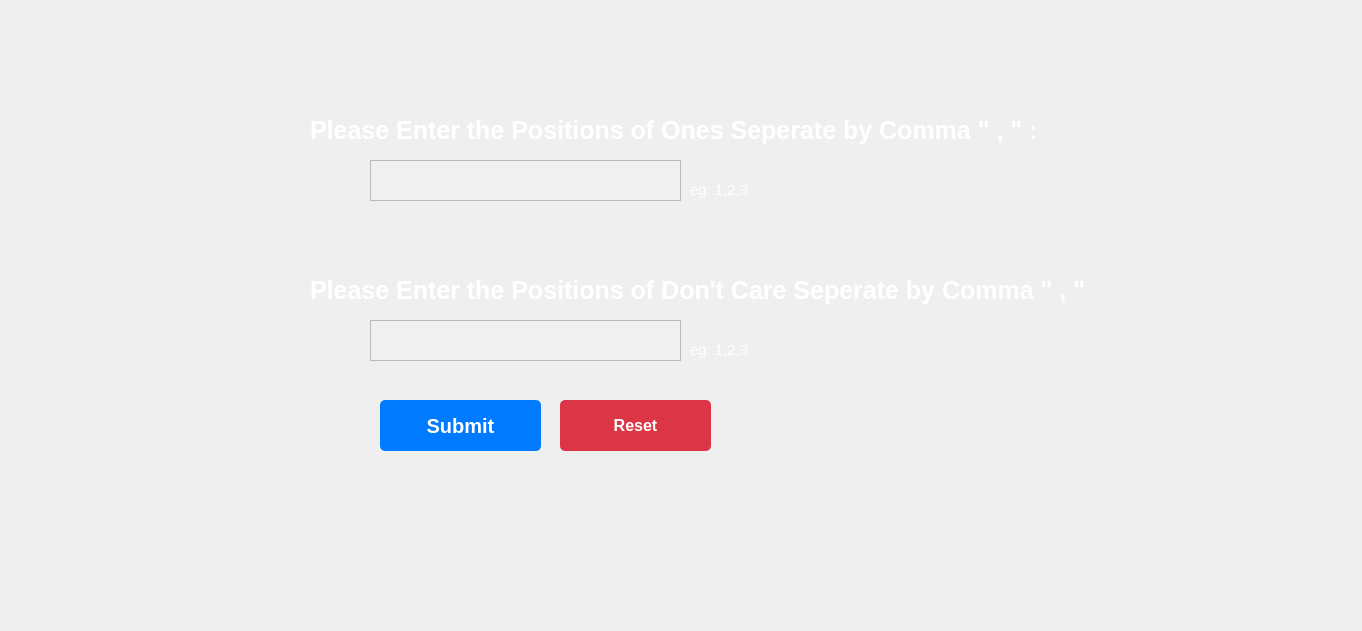
<?xml version="1.0" encoding="UTF-8"?>
<ui version="4.0">
 <class>secondwin</class>
 <widget class="QDialog" name="secondwin">
  <property name="geometry">
   <rect>
    <x>0</x>
    <y>0</y>
    <width>1362</width>
    <height>631</height>
   </rect>
  </property>
  <property name="mouseTracking">
   <bool>false</bool>
  </property>
  <property name="windowTitle">
   <string>Dialog</string>
  </property>
  <property name="styleSheet">
   <string notr="true"/>
  </property>
  <widget class="QLabel" name="label_pic">
   <property name="geometry">
    <rect>
     <x>-70</x>
     <y>0</y>
     <width>1500</width>
     <height>631</height>
    </rect>
   </property>
   <property name="styleSheet">
    <string notr="true">background-image: url(:/img/Img/secwin.png);</string>
   </property>
   <property name="text">
    <string/>
   </property>
  </widget>
  <widget class="QPushButton" name="submit">
   <property name="geometry">
    <rect>
     <x>380</x>
     <y>400</y>
     <width>161</width>
     <height>51</height>
    </rect>
   </property>
   <property name="styleSheet">
    <string notr="true">QPushButton {
    background-color: #007bff; /* Set the background color */
    color: #ffffff; /* Set text color */
    border: none; /* Remove border */
    padding: 10px 20px; /* Add padding */
    border-radius: 5px; /* Add border radius */
    font-size: 20px; /* Set font size */
 font-weight: bold; 
}

QPushButton:hover {
    background-color: #0056b3; /* Change background color on hover */
    cursor: pointer; /* Show pointer cursor on hover */
}

QPushButton:pressed {
    background-color: #004080; /* Darken background color on press */
}
</string>
   </property>
   <property name="text">
    <string>Submit</string>
   </property>
  </widget>
  <widget class="QPushButton" name="Reset">
   <property name="geometry">
    <rect>
     <x>560</x>
     <y>400</y>
     <width>151</width>
     <height>51</height>
    </rect>
   </property>
   <property name="styleSheet">
    <string notr="true">background-color: #dc3545; /* Set the background color to red */
    color: #ffffff; /* Set text color to white */
    border: none; /* Remove border */
    padding: 10px 20px; /* Add padding */
    border-radius: 5px; /* Add border radius */
    font-size: 16px; /* Set font size */
    font-weight: bold; /* Make font bold */
</string>
   </property>
   <property name="text">
    <string>Reset</string>
   </property>
  </widget>
  <widget class="QLabel" name="label_ones">
   <property name="geometry">
    <rect>
     <x>310</x>
     <y>100</y>
     <width>731</width>
     <height>61</height>
    </rect>
   </property>
   <property name="styleSheet">
    <string notr="true"> 
color: rgb(255, 255, 255);
    font-size: 25px; /* Set font size */
    font-weight: bold; /* Set font weight */</string>
   </property>
   <property name="text">
    <string>Please Enter the Positions of Ones Seperate by Comma &quot; , &quot; :</string>
   </property>
  </widget>
  <widget class="QLabel" name="label_dont">
   <property name="geometry">
    <rect>
     <x>310</x>
     <y>270</y>
     <width>781</width>
     <height>41</height>
    </rect>
   </property>
   <property name="styleSheet">
    <string notr="true">color: rgb(255, 255, 255);
    font-size: 25px; /* Set font size */
    font-weight: bold; /* Set font weight */</string>
   </property>
   <property name="text">
    <string>Please Enter the Positions of Don't Care Seperate by Comma &quot; , &quot; :</string>
   </property>
  </widget>
  <widget class="QLabel" name="exampleo">
   <property name="geometry">
    <rect>
     <x>690</x>
     <y>340</y>
     <width>63</width>
     <height>20</height>
    </rect>
   </property>
   <property name="styleSheet">
    <string notr="true">color: rgb(255, 255, 255);
 font-size: 15px; /* Set font size */</string>
   </property>
   <property name="text">
    <string>eg: 1,2,3</string>
   </property>
  </widget>
  <widget class="QLabel" name="exampleo_2">
   <property name="geometry">
    <rect>
     <x>690</x>
     <y>180</y>
     <width>63</width>
     <height>20</height>
    </rect>
   </property>
   <property name="styleSheet">
    <string notr="true">color: rgb(255, 255, 255);
 font-size: 15px; /* Set font size */</string>
   </property>
   <property name="text">
    <string>eg: 1,2,3</string>
   </property>
  </widget>
  <widget class="QTextEdit" name="textones">
   <property name="geometry">
    <rect>
     <x>370</x>
     <y>160</y>
     <width>311</width>
     <height>41</height>
    </rect>
   </property>
   <property name="styleSheet">
    <string notr="true">background-color: #f0f0f0;</string>
   </property>
   <property name="html">
    <string>&lt;!DOCTYPE HTML PUBLIC &quot;-//W3C//DTD HTML 4.0//EN&quot; &quot;http://www.w3.org/TR/REC-html40/strict.dtd&quot;&gt;
&lt;html&gt;&lt;head&gt;&lt;meta name=&quot;qrichtext&quot; content=&quot;1&quot; /&gt;&lt;meta charset=&quot;utf-8&quot; /&gt;&lt;style type=&quot;text/css&quot;&gt;
p, li { white-space: pre-wrap; }
hr { height: 1px; border-width: 0; }
li.unchecked::marker { content: &quot;\2610&quot;; }
li.checked::marker { content: &quot;\2612&quot;; }
&lt;/style&gt;&lt;/head&gt;&lt;body style=&quot; font-family:'Segoe UI'; font-size:9pt; font-weight:400; font-style:normal;&quot;&gt;
&lt;p style=&quot;-qt-paragraph-type:empty; margin-top:0px; margin-bottom:0px; margin-left:0px; margin-right:0px; -qt-block-indent:0; text-indent:0px; font-size:15pt;&quot;&gt;&lt;br /&gt;&lt;/p&gt;&lt;/body&gt;&lt;/html&gt;</string>
   </property>
  </widget>
  <widget class="QTextEdit" name="textdont">
   <property name="geometry">
    <rect>
     <x>370</x>
     <y>320</y>
     <width>311</width>
     <height>41</height>
    </rect>
   </property>
   <property name="styleSheet">
    <string notr="true">background-color: #f0f0f0</string>
   </property>
   <property name="html">
    <string>&lt;!DOCTYPE HTML PUBLIC &quot;-//W3C//DTD HTML 4.0//EN&quot; &quot;http://www.w3.org/TR/REC-html40/strict.dtd&quot;&gt;
&lt;html&gt;&lt;head&gt;&lt;meta name=&quot;qrichtext&quot; content=&quot;1&quot; /&gt;&lt;meta charset=&quot;utf-8&quot; /&gt;&lt;style type=&quot;text/css&quot;&gt;
p, li { white-space: pre-wrap; }
hr { height: 1px; border-width: 0; }
li.unchecked::marker { content: &quot;\2610&quot;; }
li.checked::marker { content: &quot;\2612&quot;; }
&lt;/style&gt;&lt;/head&gt;&lt;body style=&quot; font-family:'Segoe UI'; font-size:9pt; font-weight:400; font-style:normal;&quot;&gt;
&lt;p style=&quot;-qt-paragraph-type:empty; margin-top:0px; margin-bottom:0px; margin-left:0px; margin-right:0px; -qt-block-indent:0; text-indent:0px; font-size:15pt;&quot;&gt;&lt;br /&gt;&lt;/p&gt;&lt;/body&gt;&lt;/html&gt;</string>
   </property>
  </widget>
  <widget class="QLabel" name="label_result">
   <property name="geometry">
    <rect>
     <x>540</x>
     <y>500</y>
     <width>791</width>
     <height>51</height>
    </rect>
   </property>
   <property name="styleSheet">
    <string notr="true">color: rgb(255, 255, 255);
font: 700 12pt &quot;Segoe UI&quot;;</string>
   </property>
   <property name="text">
    <string/>
   </property>
  </widget>
 </widget>
 <resources/>
 <connections/>
</ui>
